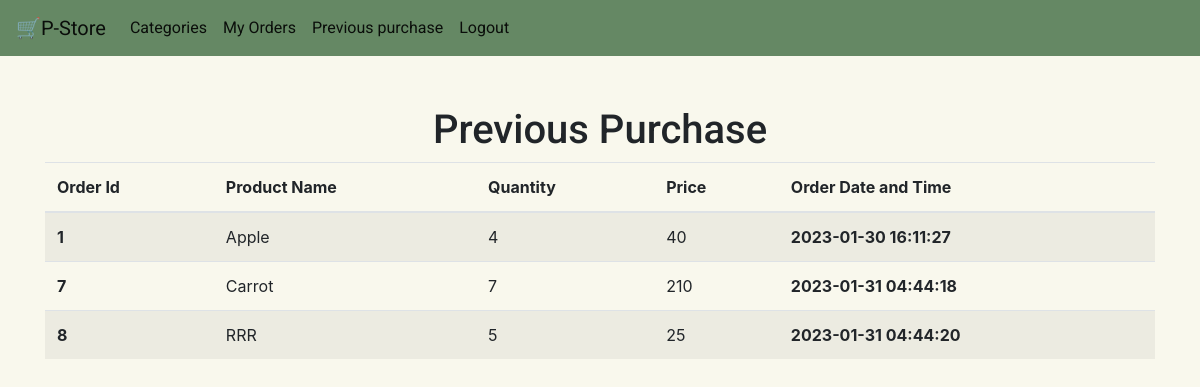
The app's page /user_history (signed in) with its own data.
### tables this page shows
CREATE TABLE History(
    order_id INTEGER PRIMARY KEY,
    u_id INTEGER not null,
    item_id  integer not null,
    quantity INTEGER not null,
    price INTEGER not null,
    dat TIMESTAMP not null DEFAULT CURRENT_TIMESTAMP,
    FOREIGN KEY (order_id) REFERENCES Orders(order_id),
    FOREIGN KEY (u_id) REFERENCES User(u_id),
    FOREIGN KEY (item_id) REFERENCES Items(id),
	FOREIGN KEY (dat) REFERENCES Orders(order_dateandtime)
  
);

CREATE TABLE Items (
    id INTEGER PRIMARY KEY AUTOINCREMENT,
    name varchar(20) not null,
    weight integer not null,
    price_per_unit int not null,
    c_id INTEGER not null,
    FOREIGN KEY (c_id) REFERENCES Categories(c_id)
);

### app.py (the view)
@app.route('/user_history', methods=('GET', 'POST'))
def user_history():
    conn = get_db_connection()
    orders = conn.execute('SELECT * FROM History inner join Items on item_id=id where u_id = ?',(session['id'],)).fetchall()
    print(session['id'])
    conn.close()
    return render_template('user_history.html',orders=orders)

### app.py (called while the page is built)
def get_db_connection():
    conn = sqlite3.connect('database.db')
    conn.row_factory = sqlite3.Row
    return conn

### templates/user_history.html (shortened to what this page needs)
{% extends 'base3.html' %}
{% block content %}
<h1 style="text-align:center; font-family:roboto; margin-top:50px;"> {% block title %} Previous Purchase {% endblock %}</h1>
<table class="table table-striped">
    <thead>
      <tr>
        <th scope="col">Order Id</th>
        <th scope="col">Product Name</th>
        <th scope="col">Quantity</th>
        <th scope="col">Price</th>
        <th scope="col">Order Date and Time</th>
      </tr>
    </thead>
    <tbody>
        {% for order in orders %}
      <tr>
        <th scope="row">{{ order['order_id'] }}</th>
        <td>{{ order['name'] }}</td>
        <td>{{ order['quantity'] }}</td>
        <td>{{ order['price'] }}</td>
        <th scope="row">{{ order['dat'] }}</th>
        </tr>
  {% endfor %}
  {% endblock %}

### templates/base3.html (shortened to what this page needs)
<!doctype html>
<html lang="en">
  <head>
    <link rel="stylesheet" href="https://stackpath.bootstrapcdn.com/bootstrap/4.3.1/css/bootstrap.min.css">
<link rel="stylesheet" type="text/css" href="static/css/styles.css" />
  </head>
  <body>
     <nav class="navbar navbar-expand-md navbar-light" style="background-color:#658864; font-family:roboto;">
        <a class="navbar-brand" href="{{ url_for('u_category')}}">🛒P-Store</a>
        <div class="collapse navbar-collapse" id="navbarNav">
            <ul class="navbar-nav">
            <li class="nav-item active">
                <a class="nav-link" href="{{ url_for('u_category')}}">Categories</a>
            </li>
            <li class="nav-item active">
                <a class="nav-link" href="{{ url_for('user_orders')}}" >My Orders</a>
            </li>
            <li class="nav-item active">
                <a class="nav-link" href="{{ url_for('user_history')}}">Previous purchase</a>
            </li>
            <li class="nav-item active">
                <a class="nav-link" href="{{ url_for('index')}}">Logout</a>
            </li>
            </ul>
        </div>
    </nav>
    <div class="container">
        {% block content %} {% endblock %}
    </div>
  </body>
</html>

### static/css/styles.css (style rules this page uses)
a:link { color: black; background-color: transparent; text-decoration: none; }

### templates/user_history.html (style rules this page uses)
body { background-color:#F9F8ED; }

### records on screen
History: order_id "1", name "Apple", quantity "4", price "40", dat "2023-01-30 16:11:27"
History: order_id "7", name "Carrot", quantity "7", price "210", dat "2023-01-31 04:44:18"
History: order_id "8", name "RRR", quantity "5", price "25", dat "2023-01-31 04:44:20"
